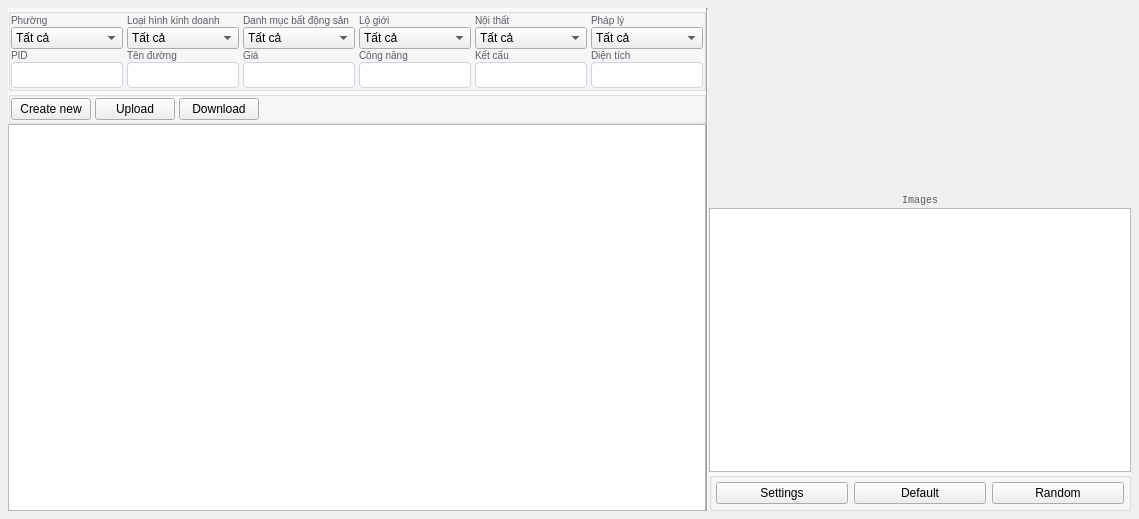
<?xml version="1.0" encoding="UTF-8"?>
<ui version="4.0">
 <class>REProduct</class>
 <widget class="QWidget" name="REProduct">
  <property name="geometry">
   <rect>
    <x>0</x>
    <y>0</y>
    <width>1139</width>
    <height>519</height>
   </rect>
  </property>
  <property name="font">
   <font>
    <family>Courier New</family>
   </font>
  </property>
  <property name="windowTitle">
   <string>Form</string>
  </property>
  <property name="styleSheet">
   <string notr="true">QWidget:ProductRealEstate{
background-color: #ffffff;
}
QGroupBox {
font-family: &quot;Courier New&quot;;
font-size: 13px;
background-color: rgba(248, 249, 250, 1);
}
QLineEdit{
border: 1px solid #CED4DA;
border-radius: 4px;
margin-left: 8px;
padding: 4px 0 4px 4px;
}
QLabel{
font-size: 10px;
color: rgb(90, 93, 97);
max-height: 16px
}</string>
  </property>
  <layout class="QHBoxLayout" name="horizontalLayout_6">
   <property name="spacing">
    <number>0</number>
   </property>
   <property name="leftMargin">
    <number>8</number>
   </property>
   <property name="topMargin">
    <number>8</number>
   </property>
   <property name="rightMargin">
    <number>8</number>
   </property>
   <property name="bottomMargin">
    <number>8</number>
   </property>
   <item>
    <layout class="QHBoxLayout" name="horizontalLayout_5">
     <item>
      <widget class="QWidget" name="contents_container_w" native="true">
       <layout class="QVBoxLayout" name="verticalLayout_28">
        <property name="spacing">
         <number>0</number>
        </property>
        <property name="leftMargin">
         <number>0</number>
        </property>
        <property name="topMargin">
         <number>0</number>
        </property>
        <property name="rightMargin">
         <number>0</number>
        </property>
        <property name="bottomMargin">
         <number>0</number>
        </property>
        <item>
         <layout class="QVBoxLayout" name="verticalLayout_27">
          <property name="spacing">
           <number>0</number>
          </property>
          <property name="bottomMargin">
           <number>0</number>
          </property>
          <item>
           <widget class="QGroupBox" name="search_container">
            <property name="maximumSize">
             <size>
              <width>16777215</width>
              <height>16777215</height>
             </size>
            </property>
            <property name="font">
             <font>
              <family>Courier New</family>
              <pointsize>-1</pointsize>
             </font>
            </property>
            <property name="autoFillBackground">
             <bool>false</bool>
            </property>
            <property name="styleSheet">
             <string notr="true"/>
            </property>
            <property name="title">
             <string/>
            </property>
            <layout class="QGridLayout" name="gridLayout_3">
             <property name="leftMargin">
              <number>0</number>
             </property>
             <property name="topMargin">
              <number>0</number>
             </property>
             <property name="rightMargin">
              <number>0</number>
             </property>
             <property name="bottomMargin">
              <number>0</number>
             </property>
             <property name="spacing">
              <number>0</number>
             </property>
             <item row="0" column="0">
              <layout class="QGridLayout" name="gridLayout">
               <property name="leftMargin">
                <number>0</number>
               </property>
               <property name="topMargin">
                <number>0</number>
               </property>
               <property name="rightMargin">
                <number>0</number>
               </property>
               <property name="bottomMargin">
                <number>0</number>
               </property>
               <property name="horizontalSpacing">
                <number>4</number>
               </property>
               <property name="verticalSpacing">
                <number>0</number>
               </property>
               <item row="1" column="4">
                <widget class="QWidget" name="function_cotnainer_w" native="true">
                 <layout class="QVBoxLayout" name="verticalLayout_9">
                  <property name="spacing">
                   <number>0</number>
                  </property>
                  <property name="leftMargin">
                   <number>0</number>
                  </property>
                  <property name="topMargin">
                   <number>0</number>
                  </property>
                  <property name="rightMargin">
                   <number>0</number>
                  </property>
                  <property name="bottomMargin">
                   <number>0</number>
                  </property>
                  <item>
                   <layout class="QVBoxLayout" name="verticalLayout_10">
                    <item>
                     <widget class="QLabel" name="function_label">
                      <property name="font">
                       <font>
                        <family>.AppleSystemUIFont</family>
                        <pointsize>-1</pointsize>
                       </font>
                      </property>
                      <property name="styleSheet">
                       <string notr="true">margin: 0;</string>
                      </property>
                      <property name="text">
                       <string>Công năng</string>
                      </property>
                     </widget>
                    </item>
                    <item>
                     <widget class="QLineEdit" name="function_input">
                      <property name="styleSheet">
                       <string notr="true">margin: 0;
padding-left: 4px;</string>
                      </property>
                     </widget>
                    </item>
                   </layout>
                  </item>
                 </layout>
                </widget>
               </item>
               <item row="0" column="0">
                <widget class="QWidget" name="wards_container_w" native="true">
                 <layout class="QVBoxLayout" name="verticalLayout_15">
                  <property name="spacing">
                   <number>0</number>
                  </property>
                  <property name="leftMargin">
                   <number>0</number>
                  </property>
                  <property name="topMargin">
                   <number>0</number>
                  </property>
                  <property name="rightMargin">
                   <number>0</number>
                  </property>
                  <property name="bottomMargin">
                   <number>0</number>
                  </property>
                  <item>
                   <layout class="QVBoxLayout" name="verticalLayout_16">
                    <item>
                     <widget class="QLabel" name="wards_label">
                      <property name="font">
                       <font>
                        <family>.AppleSystemUIFont</family>
                        <pointsize>-1</pointsize>
                       </font>
                      </property>
                      <property name="styleSheet">
                       <string notr="true">margin: 0;</string>
                      </property>
                      <property name="text">
                       <string>Phường</string>
                      </property>
                     </widget>
                    </item>
                    <item>
                     <widget class="QComboBox" name="wards_combobox">
                      <item>
                       <property name="text">
                        <string>Tất cả</string>
                       </property>
                      </item>
                     </widget>
                    </item>
                   </layout>
                  </item>
                 </layout>
                </widget>
               </item>
               <item row="0" column="1">
                <widget class="QWidget" name="options_container_w" native="true">
                 <property name="styleSheet">
                  <string notr="true">padding</string>
                 </property>
                 <layout class="QVBoxLayout" name="verticalLayout_13">
                  <property name="spacing">
                   <number>0</number>
                  </property>
                  <property name="leftMargin">
                   <number>0</number>
                  </property>
                  <property name="topMargin">
                   <number>0</number>
                  </property>
                  <property name="rightMargin">
                   <number>0</number>
                  </property>
                  <property name="bottomMargin">
                   <number>0</number>
                  </property>
                  <item>
                   <layout class="QVBoxLayout" name="verticalLayout_14">
                    <item>
                     <widget class="QLabel" name="options_label">
                      <property name="font">
                       <font>
                        <family>.AppleSystemUIFont</family>
                        <pointsize>-1</pointsize>
                       </font>
                      </property>
                      <property name="styleSheet">
                       <string notr="true">margin: 0;</string>
                      </property>
                      <property name="text">
                       <string>Loại hình kinh doanh</string>
                      </property>
                     </widget>
                    </item>
                    <item>
                     <widget class="QComboBox" name="options_combobox">
                      <item>
                       <property name="text">
                        <string>Tất cả</string>
                       </property>
                      </item>
                     </widget>
                    </item>
                   </layout>
                  </item>
                 </layout>
                </widget>
               </item>
               <item row="0" column="3">
                <widget class="QWidget" name="categories_container_w" native="true">
                 <layout class="QVBoxLayout" name="verticalLayout_25">
                  <property name="spacing">
                   <number>0</number>
                  </property>
                  <property name="leftMargin">
                   <number>0</number>
                  </property>
                  <property name="topMargin">
                   <number>0</number>
                  </property>
                  <property name="rightMargin">
                   <number>0</number>
                  </property>
                  <property name="bottomMargin">
                   <number>0</number>
                  </property>
                  <item>
                   <layout class="QVBoxLayout" name="verticalLayout_26">
                    <item>
                     <widget class="QLabel" name="categories_label">
                      <property name="font">
                       <font>
                        <family>.AppleSystemUIFont</family>
                        <pointsize>-1</pointsize>
                       </font>
                      </property>
                      <property name="styleSheet">
                       <string notr="true">margin: 0;</string>
                      </property>
                      <property name="text">
                       <string>Danh mục bất động sản</string>
                      </property>
                     </widget>
                    </item>
                    <item>
                     <widget class="QComboBox" name="categories_combobox">
                      <item>
                       <property name="text">
                        <string>Tất cả</string>
                       </property>
                      </item>
                     </widget>
                    </item>
                   </layout>
                  </item>
                 </layout>
                </widget>
               </item>
               <item row="0" column="4">
                <widget class="QWidget" name="building_line_s_container_w" native="true">
                 <layout class="QVBoxLayout" name="verticalLayout_21">
                  <property name="spacing">
                   <number>0</number>
                  </property>
                  <property name="leftMargin">
                   <number>0</number>
                  </property>
                  <property name="topMargin">
                   <number>0</number>
                  </property>
                  <property name="rightMargin">
                   <number>0</number>
                  </property>
                  <property name="bottomMargin">
                   <number>0</number>
                  </property>
                  <item>
                   <layout class="QVBoxLayout" name="verticalLayout_22">
                    <item>
                     <widget class="QLabel" name="building_line_s_label">
                      <property name="font">
                       <font>
                        <family>.AppleSystemUIFont</family>
                        <pointsize>-1</pointsize>
                       </font>
                      </property>
                      <property name="styleSheet">
                       <string notr="true">margin: 0;</string>
                      </property>
                      <property name="text">
                       <string>Lộ giới</string>
                      </property>
                     </widget>
                    </item>
                    <item>
                     <widget class="QComboBox" name="building_line_s_combobox">
                      <item>
                       <property name="text">
                        <string>Tất cả</string>
                       </property>
                      </item>
                     </widget>
                    </item>
                   </layout>
                  </item>
                 </layout>
                </widget>
               </item>
               <item row="0" column="5">
                <widget class="QWidget" name="furniture_s_container_w" native="true">
                 <layout class="QVBoxLayout" name="verticalLayout_19">
                  <property name="spacing">
                   <number>0</number>
                  </property>
                  <property name="leftMargin">
                   <number>0</number>
                  </property>
                  <property name="topMargin">
                   <number>0</number>
                  </property>
                  <property name="rightMargin">
                   <number>0</number>
                  </property>
                  <property name="bottomMargin">
                   <number>0</number>
                  </property>
                  <item>
                   <layout class="QVBoxLayout" name="verticalLayout_20">
                    <item>
                     <widget class="QLabel" name="furniture_s_lable">
                      <property name="font">
                       <font>
                        <family>.AppleSystemUIFont</family>
                        <pointsize>-1</pointsize>
                       </font>
                      </property>
                      <property name="styleSheet">
                       <string notr="true">margin: 0;</string>
                      </property>
                      <property name="text">
                       <string>Nội thất</string>
                      </property>
                     </widget>
                    </item>
                    <item>
                     <widget class="QComboBox" name="furniture_s_combobox">
                      <item>
                       <property name="text">
                        <string>Tất cả</string>
                       </property>
                      </item>
                     </widget>
                    </item>
                   </layout>
                  </item>
                 </layout>
                </widget>
               </item>
               <item row="0" column="6">
                <widget class="QWidget" name="legal_s_container_w" native="true">
                 <layout class="QVBoxLayout" name="verticalLayout_23">
                  <property name="spacing">
                   <number>0</number>
                  </property>
                  <property name="leftMargin">
                   <number>0</number>
                  </property>
                  <property name="topMargin">
                   <number>0</number>
                  </property>
                  <property name="rightMargin">
                   <number>0</number>
                  </property>
                  <property name="bottomMargin">
                   <number>0</number>
                  </property>
                  <item>
                   <layout class="QVBoxLayout" name="verticalLayout_24">
                    <item>
                     <widget class="QLabel" name="legal_s_label">
                      <property name="font">
                       <font>
                        <family>.AppleSystemUIFont</family>
                        <pointsize>-1</pointsize>
                       </font>
                      </property>
                      <property name="styleSheet">
                       <string notr="true">margin: 0;</string>
                      </property>
                      <property name="text">
                       <string>Pháp lý</string>
                      </property>
                     </widget>
                    </item>
                    <item>
                     <widget class="QComboBox" name="legal_s_combobox">
                      <item>
                       <property name="text">
                        <string>Tất cả</string>
                       </property>
                      </item>
                     </widget>
                    </item>
                   </layout>
                  </item>
                 </layout>
                </widget>
               </item>
               <item row="1" column="0">
                <widget class="QWidget" name="pid_container_w" native="true">
                 <layout class="QVBoxLayout" name="verticalLayout_2">
                  <property name="spacing">
                   <number>0</number>
                  </property>
                  <property name="leftMargin">
                   <number>0</number>
                  </property>
                  <property name="topMargin">
                   <number>0</number>
                  </property>
                  <property name="rightMargin">
                   <number>0</number>
                  </property>
                  <property name="bottomMargin">
                   <number>0</number>
                  </property>
                  <item>
                   <layout class="QVBoxLayout" name="verticalLayout">
                    <item>
                     <widget class="QLabel" name="pid_label">
                      <property name="font">
                       <font>
                        <pointsize>-1</pointsize>
                       </font>
                      </property>
                      <property name="styleSheet">
                       <string notr="true">margin: 0;</string>
                      </property>
                      <property name="text">
                       <string>PID</string>
                      </property>
                     </widget>
                    </item>
                    <item>
                     <widget class="QLineEdit" name="pid_input">
                      <property name="styleSheet">
                       <string notr="true">margin: 0;
padding-left: 4px;</string>
                      </property>
                     </widget>
                    </item>
                   </layout>
                  </item>
                 </layout>
                </widget>
               </item>
               <item row="1" column="1">
                <widget class="QWidget" name="street_container_w" native="true">
                 <layout class="QVBoxLayout" name="verticalLayout_3">
                  <property name="spacing">
                   <number>0</number>
                  </property>
                  <property name="leftMargin">
                   <number>0</number>
                  </property>
                  <property name="topMargin">
                   <number>0</number>
                  </property>
                  <property name="rightMargin">
                   <number>0</number>
                  </property>
                  <property name="bottomMargin">
                   <number>0</number>
                  </property>
                  <item>
                   <layout class="QVBoxLayout" name="verticalLayout_4">
                    <item>
                     <widget class="QLabel" name="street_label">
                      <property name="font">
                       <font>
                        <family>.AppleSystemUIFont</family>
                        <pointsize>-1</pointsize>
                       </font>
                      </property>
                      <property name="styleSheet">
                       <string notr="true">margin: 0;</string>
                      </property>
                      <property name="text">
                       <string>Tên đường</string>
                      </property>
                     </widget>
                    </item>
                    <item>
                     <widget class="QLineEdit" name="street_input">
                      <property name="styleSheet">
                       <string notr="true">margin: 0;
padding-left: 4px;</string>
                      </property>
                     </widget>
                    </item>
                   </layout>
                  </item>
                 </layout>
                </widget>
               </item>
               <item row="1" column="6">
                <widget class="QWidget" name="area_container_w" native="true">
                 <layout class="QVBoxLayout" name="verticalLayout_5">
                  <property name="spacing">
                   <number>0</number>
                  </property>
                  <property name="leftMargin">
                   <number>0</number>
                  </property>
                  <property name="topMargin">
                   <number>0</number>
                  </property>
                  <property name="rightMargin">
                   <number>0</number>
                  </property>
                  <property name="bottomMargin">
                   <number>0</number>
                  </property>
                  <item>
                   <layout class="QVBoxLayout" name="verticalLayout_6">
                    <item>
                     <widget class="QLabel" name="area_label">
                      <property name="font">
                       <font>
                        <family>.AppleSystemUIFont</family>
                        <pointsize>-1</pointsize>
                       </font>
                      </property>
                      <property name="styleSheet">
                       <string notr="true">margin: 0;</string>
                      </property>
                      <property name="text">
                       <string>Diện tích</string>
                      </property>
                     </widget>
                    </item>
                    <item>
                     <widget class="QLineEdit" name="area_input">
                      <property name="styleSheet">
                       <string notr="true">margin: 0;
padding-left: 4px;</string>
                      </property>
                     </widget>
                    </item>
                   </layout>
                  </item>
                 </layout>
                </widget>
               </item>
               <item row="1" column="3">
                <widget class="QWidget" name="price_container_w" native="true">
                 <layout class="QVBoxLayout" name="verticalLayout_11">
                  <property name="spacing">
                   <number>0</number>
                  </property>
                  <property name="leftMargin">
                   <number>0</number>
                  </property>
                  <property name="topMargin">
                   <number>0</number>
                  </property>
                  <property name="rightMargin">
                   <number>0</number>
                  </property>
                  <property name="bottomMargin">
                   <number>0</number>
                  </property>
                  <item>
                   <layout class="QVBoxLayout" name="verticalLayout_12">
                    <item>
                     <widget class="QLabel" name="price_label">
                      <property name="font">
                       <font>
                        <family>.AppleSystemUIFont</family>
                        <pointsize>-1</pointsize>
                       </font>
                      </property>
                      <property name="styleSheet">
                       <string notr="true">margin: 0;</string>
                      </property>
                      <property name="text">
                       <string>Giá</string>
                      </property>
                     </widget>
                    </item>
                    <item>
                     <widget class="QLineEdit" name="price_input">
                      <property name="styleSheet">
                       <string notr="true">margin: 0;
padding-left: 4px;</string>
                      </property>
                     </widget>
                    </item>
                   </layout>
                  </item>
                 </layout>
                </widget>
               </item>
               <item row="1" column="5">
                <widget class="QWidget" name="structure_container_w" native="true">
                 <layout class="QVBoxLayout" name="verticalLayout_7">
                  <property name="spacing">
                   <number>0</number>
                  </property>
                  <property name="leftMargin">
                   <number>0</number>
                  </property>
                  <property name="topMargin">
                   <number>0</number>
                  </property>
                  <property name="rightMargin">
                   <number>0</number>
                  </property>
                  <property name="bottomMargin">
                   <number>0</number>
                  </property>
                  <item>
                   <layout class="QVBoxLayout" name="verticalLayout_8">
                    <item>
                     <widget class="QLabel" name="structure_label">
                      <property name="font">
                       <font>
                        <family>.AppleSystemUIFont</family>
                        <pointsize>-1</pointsize>
                       </font>
                      </property>
                      <property name="styleSheet">
                       <string notr="true">margin: 0;</string>
                      </property>
                      <property name="text">
                       <string>Kết cấu</string>
                      </property>
                     </widget>
                    </item>
                    <item>
                     <widget class="QLineEdit" name="structure_input">
                      <property name="styleSheet">
                       <string notr="true">margin: 0;
padding-left: 4px;</string>
                      </property>
                     </widget>
                    </item>
                   </layout>
                  </item>
                 </layout>
                </widget>
               </item>
              </layout>
             </item>
            </layout>
           </widget>
          </item>
          <item>
           <widget class="QGroupBox" name="actions_container_w">
            <property name="styleSheet">
             <string notr="true"/>
            </property>
            <property name="title">
             <string/>
            </property>
            <layout class="QHBoxLayout" name="horizontalLayout_2" stretch="0">
             <property name="spacing">
              <number>4</number>
             </property>
             <property name="leftMargin">
              <number>0</number>
             </property>
             <property name="topMargin">
              <number>0</number>
             </property>
             <property name="rightMargin">
              <number>0</number>
             </property>
             <property name="bottomMargin">
              <number>0</number>
             </property>
             <item>
              <layout class="QHBoxLayout" name="horizontalLayout">
               <item>
                <widget class="QPushButton" name="action_create_btn">
                 <property name="text">
                  <string>Create new</string>
                 </property>
                </widget>
               </item>
               <item>
                <widget class="QPushButton" name="action_upload_btn">
                 <property name="text">
                  <string>Upload</string>
                 </property>
                </widget>
               </item>
               <item>
                <widget class="QPushButton" name="action_download_btn">
                 <property name="text">
                  <string>Download</string>
                 </property>
                </widget>
               </item>
               <item>
                <spacer name="space">
                 <property name="orientation">
                  <enum>Qt::Orientation::Horizontal</enum>
                 </property>
                 <property name="sizeHint" stdset="0">
                  <size>
                   <width>40</width>
                   <height>20</height>
                  </size>
                 </property>
                </spacer>
               </item>
              </layout>
             </item>
            </layout>
           </widget>
          </item>
          <item>
           <widget class="QTableView" name="products_table"/>
          </item>
         </layout>
        </item>
       </layout>
      </widget>
     </item>
     <item>
      <widget class="Line" name="line">
       <property name="styleSheet">
        <string notr="true">margin:0;</string>
       </property>
       <property name="orientation">
        <enum>Qt::Orientation::Vertical</enum>
       </property>
      </widget>
     </item>
     <item>
      <widget class="QWidget" name="details_container_w" native="true">
       <layout class="QVBoxLayout" name="verticalLayout_18">
        <property name="spacing">
         <number>0</number>
        </property>
        <property name="leftMargin">
         <number>0</number>
        </property>
        <property name="topMargin">
         <number>0</number>
        </property>
        <property name="rightMargin">
         <number>0</number>
        </property>
        <property name="bottomMargin">
         <number>0</number>
        </property>
        <item>
         <layout class="QVBoxLayout" name="verticalLayout_17">
          <item>
           <widget class="QLabel" name="image_label">
            <property name="minimumSize">
             <size>
              <width>0</width>
              <height>200</height>
             </size>
            </property>
            <property name="maximumSize">
             <size>
              <width>16777215</width>
              <height>16</height>
             </size>
            </property>
            <property name="text">
             <string>Images</string>
            </property>
            <property name="alignment">
             <set>Qt::AlignmentFlag::AlignCenter</set>
            </property>
           </widget>
          </item>
          <item>
           <widget class="QPlainTextEdit" name="detail_text"/>
          </item>
          <item>
           <widget class="QGroupBox" name="detail_action_container_w">
            <property name="title">
             <string/>
            </property>
            <layout class="QHBoxLayout" name="horizontalLayout_4">
             <property name="leftMargin">
              <number>4</number>
             </property>
             <property name="topMargin">
              <number>4</number>
             </property>
             <property name="rightMargin">
              <number>4</number>
             </property>
             <property name="bottomMargin">
              <number>4</number>
             </property>
             <item>
              <layout class="QHBoxLayout" name="horizontalLayout_3">
               <item>
                <widget class="QPushButton" name="action_settings_btn">
                 <property name="text">
                  <string>Settings</string>
                 </property>
                </widget>
               </item>
               <item>
                <widget class="QPushButton" name="action_default_btn">
                 <property name="text">
                  <string>Default</string>
                 </property>
                </widget>
               </item>
               <item>
                <widget class="QPushButton" name="action_random_btn">
                 <property name="text">
                  <string>Random</string>
                 </property>
                </widget>
               </item>
              </layout>
             </item>
            </layout>
           </widget>
          </item>
         </layout>
        </item>
       </layout>
      </widget>
     </item>
    </layout>
   </item>
  </layout>
 </widget>
 <resources/>
 <connections/>
</ui>
